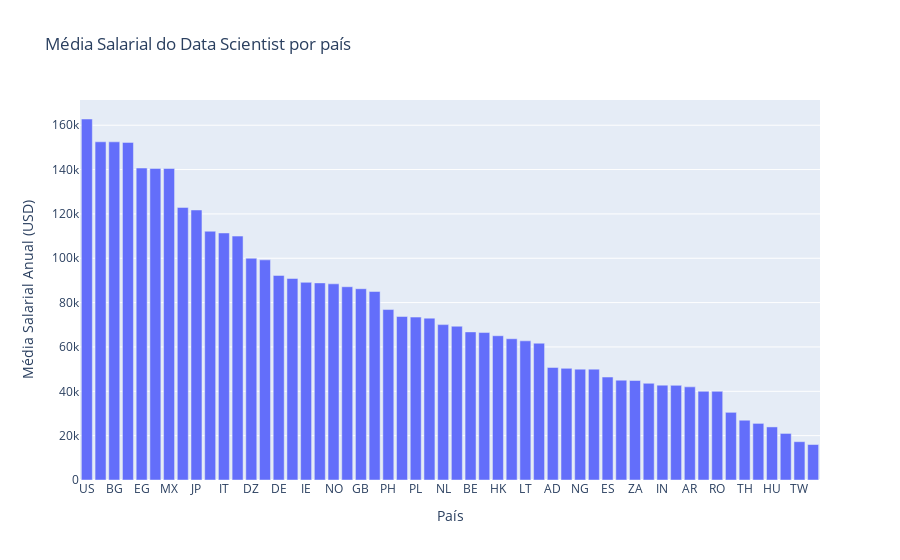

Notebook code cell kept with this figure:
### Code cell
import plotly.express as px
df_cientista = df_limpo[df_limpo["cargo"] == "Data Scientist"]
senioridade_media_salario = df_cientista.groupby('residencia')['usd'].mean().sort_values(ascending=False).reset_index()

fig = px.bar(senioridade_media_salario,
             x='residencia',
             y='usd',
             title='Média Salarial do Data Scientist por país',
             labels={'residencia': 'País', 'usd': 'Média Salarial Anual (USD)'})

fig.show()

### Figure 1 — Plotly figure (JSON) as saved in the notebook; plotly's stock layout.template omitted (floating-point values rounded to 4 significant figures)
{"data": [{"hovertemplate": "País=%{x}<br>Média Salarial Anual (USD)=%{y}<extra></extra>", "legendgroup": "", "marker": {"color": "#636efa", "pattern": {"shape": ""}}, "name": "", "orientation": "v", "showlegend": false, "textposition": "auto", "type": "bar", "x": ["US", "SG", "BG", "CH", "EG", "CA", "MX", "NZ", "JP", "AU", "IT", "DO", "DZ", "KR", "DE", "FR", "IE", "PT", "NO", "SE", "GB", "UA", "PH", "BR", "PL", "UZ", "NL", "CL", "BE", "RU", "HK", "CY", "LT", "LV", "AD", "AT", "NG", "KE", "ES", "TR", "ZA", "FI", "IN", "GR", "AR", "EE", "RO", "SK", "TH", "RS", "HU", "PK", "TW", "EC"], "xaxis": "x", "y": [162800.0, 152500.0, 152500.0, 152300.0, 140700.0, 140500.0, 140500.0, 122900.0, 121800.0, 112200.0, 111400.0, 110000.0, 100000.0, 99270.0, 92250.0, 90880.0, 89150.0, 88890.0, 88460.0, 87160.0, 86260.0, 85000.0, 76860.0, 73720.0, 73470.0, 73000.0, 70070.0, 69350.0, 66790.0, 66500.0, 65060.0, 63700.0, 62760.0, 61690.0, 50740.0, 50340.0, 50000.0, 50000.0, 46420.0, 45020.0, 44870.0, 43610.0, 42780.0, 42680.0, 42000.0, 40000.0, 39990.0, 30520.0, 26960.0, 25530.0, 23940.0, 21000.0, 17280.0, 16000.0], "yaxis": "y"}], "layout": {"barmode": "relative", "legend": {"tracegroupgap": 0}, "title": {"text": "Média Salarial do Data Scientist por país"}, "xaxis": {"anchor": "y", "domain": [0, 1], "title": {"text": "País"}}, "yaxis": {"anchor": "x", "domain": [0, 1], "title": {"text": "Média Salarial Anual (USD)"}}}}
